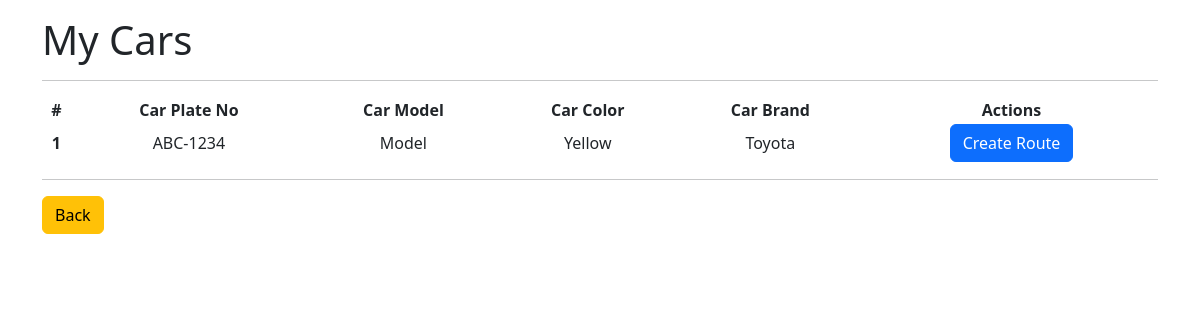
The app's page /user_car/view_cars.php (signed in) with its own data.
### tables this page shows
CREATE TABLE `cars` (
  `car_id` int(11) NOT NULL,
  `user_id` int(11) NOT NULL,
  `car_field_office` varchar(256) NOT NULL,
  `car_office_code` varchar(256) NOT NULL,
  `car_receipt_no` varchar(256) NOT NULL,
  `car_tin_no` varchar(256) DEFAULT NULL,
  `car_plate_no` char(9) NOT NULL,
  `car_model` varchar(20) NOT NULL,
  `car_color` varchar(20) NOT NULL,
  `car_brand` varchar(20) NOT NULL,
  `car_classification` varchar(256) NOT NULL,
  `car_engine_no` varchar(256) NOT NULL,
  `car_chassis_no` varchar(256) NOT NULL,
  `car_year` char(4) NOT NULL,
  `car_type` varchar(256) NOT NULL,
  `car_category` varchar(256) NOT NULL,
  `car_fuel` varchar(256) NOT NULL,
  `car_rejected` tinyint(1) NOT NULL,
  `car_renewal_date` timestamp NULL DEFAULT NULL,
  `car_confirmed_at` timestamp NULL DEFAULT NULL,
  `car_created_at` timestamp NOT NULL DEFAULT current_timestamp()
);

### user_car/view_cars.php (the view, shortened to what this page needs)
<?php
include '../includes/connection.php';
$user_id = $_SESSION['auth_id'];
$sql = "SELECT * FROM cars WHERE user_id = '$user_id';";
$result = $connection->query($sql);
?>
<!DOCTYPE html>
<html lang="en">
<head>
    <link href="https://cdn.jsdelivr.net/npm/bootstrap@5.2.3/dist/css/bootstrap.min.css" rel="stylesheet">
</head>
<body>
    <div class="container my-3">
        <h1> My Cars </h1>
        <hr>
        <table class="table-responsive" style="width:100%">
            <thead>
                <tr>
                    <th scope="col" class="text-center">#</th>
                    <th scope="col" class="text-center">Car Plate No</th>
                    <th scope="col" class="text-center">Car Model</th>
                    <th scope="col" class="text-center">Car Color</th>
                    <th scope="col" class="text-center">Car Brand</th>
                    <th scope="col" class="text-center">Actions</th>
                </tr>
            </thead>
            <tbody>
                <?php
                if ($result->num_rows > 0) :
                    $x = 1;
                    while ($row = $result->fetch_assoc()) :
                ?>
                        <tr>
                            <th class="text-center"> <?= $x ?> </th>
                            <td class="text-center"> <?= $row['car_plate_no'] ?> </td>
                            <td class="text-center"> <?= $row['car_model'] ?> </td>
                            <td class="text-center"> <?= $row['car_color'] ?> </td>
                            <td class="text-center"> <?= $row['car_brand'] ?> </td>
                            <td class="text-center">
                                <?php
                                if ($row['car_rejected'] == 1) :
                                ?>
                                    <p class="text-danger align-center"> Rejected </p>
                                <?php elseif (is_null($row['car_confirmed_at'])) : ?>
                                    <p class="text-warning"> Pending for Approval </p>
                                <?php else : ?>
                                    <a class="btn btn-primary"> Create Route </a>
                                <?php endif; ?>
                            </td>
                        </tr>
                <?php
                        $x++;
                    endwhile;
                endif;
                ?>
            </tbody>
        </table>
        <hr>
        <a href="profile.php" class="btn btn-warning"> Back </a>
    </div>
</body>
</html>

### records on screen
cars: car_plate_no "ABC-1234", car_model "Model", car_color "Yellow", car_brand "Toyota", car_rejected "Create Route"
